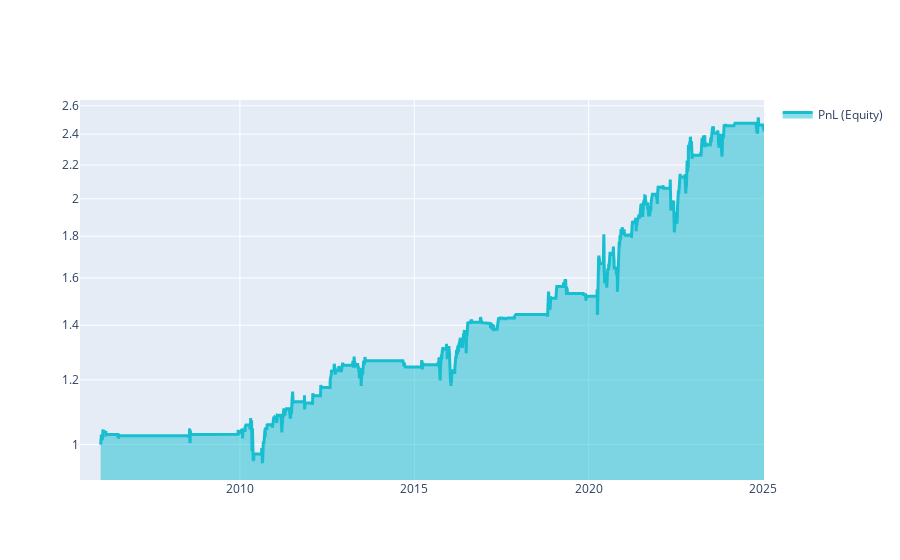

The notebook cell saved with this chart:
### Markdown cell above
These stats show how well the algorithm is doing if you started with 1M USD. They include:

* **equity**: the cumulative value of profits and losses since inception (1M USD);
* **relative_return**: the relative daily variation of **equity**;
* **volatility**: the volatility of the investment since inception (i.e. the annualized standard deviation of the daily returns);
* **underwater**: the time evolution of drawdowns;
* **max_drawdown**: the absolute minimum of the underwater chart;
* **sharpe_ratio**: the annualized Sharpe ratio since inception; the value must be larger than 1 for taking part to contests;
* **mean_return**: the annualized mean return of the investment since inception;
* **bias**: the daily asymmetry between long and short exposure: 1 for a long-only system, -1 for a short-only one;
* **instruments**: the number of instruments which get allocations on a given day;
* **avg_turnover**: the average turnover;
* **avg_holding_time**: the average holding time in days.

We can also plot a chart to show how profits and losses have accumulated over time.

### Code cell
# Graficar el rendimiento acumulado de la estrategia.
performance = stats.to_pandas()["equity"]  # Obtener rendimiento acumulado.
qngraph.make_plot_filled(performance.index, performance, name="PnL (Equity)", type="log")  # Graficar.

### Figure 1 — Plotly figure (JSON) as saved in the notebook; plotly's stock layout.template omitted (floating-point values rounded to 4 significant figures; data arrays with more than 128 entries replaced by an {"elided": "..."} marker saying what was removed)
{"data": [{"fill": "tonexty", "line": {"color": "#17BECF", "width": 3}, "name": "PnL (Equity)", "type": "scatter", "x": {"elided": "4936 str values"}, "y": {"elided": "4936 float values"}}], "layout": {"autosize": true, "showlegend": true, "xaxis": {"autorange": true, "range": ["2005-06-01", "2025-01-10"], "type": "date"}, "yaxis": {"range": [-0.04345, 0.4221], "type": "log"}}}
